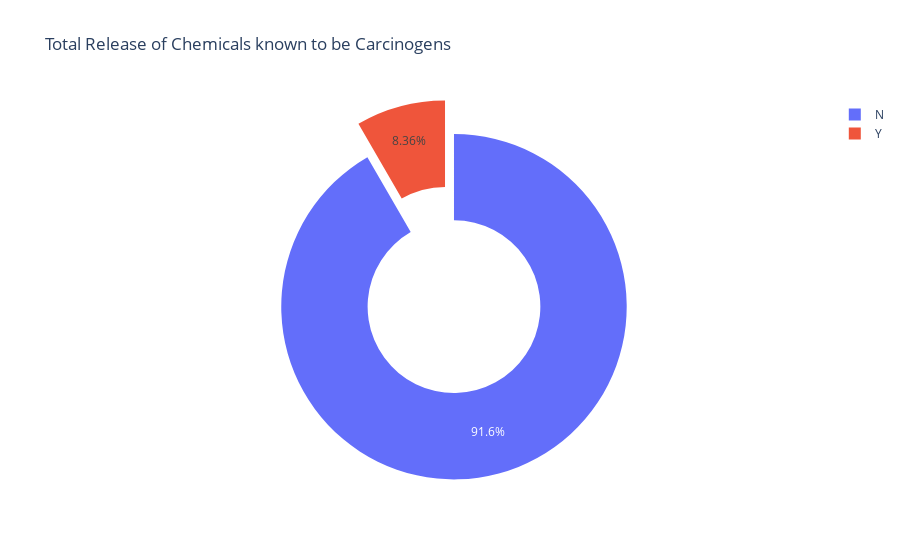

Notebook cell for this chart:
### Code cell
fig = go.Figure(data=[go.Pie(labels =labels, values = values, hole =.5, pull = .1)])
fig.update_layout(title_text = 'Total Release of Chemicals known to be Carcinogens')
fig.show()

### Figure 1 — Plotly figure (JSON) as saved in the notebook; plotly's stock layout.template omitted (floating-point values rounded to 4 significant figures)
{"data": [{"hole": 0.5, "labels": ["N", "Y"], "pull": 0.1, "type": "pie", "values": [404700000.0, 36910000.0]}], "layout": {"title": {"text": "Total Release of Chemicals known to be Carcinogens"}}}
